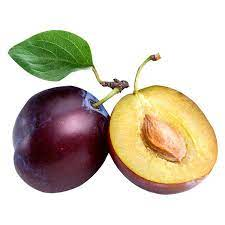
#> input picture segmentation/Plum.bmp, 225 x 225 px, found by its file name
$ python plum_segmented.py
#> lines starting #> are read from the running program, lines starting #| are printed output that depends on the picture; after the words box and inside, x2 and y2 are one past the last pixel; in counts of white or black regions, pixels touching at a corner belong together
import numpy as np
import time
import cv2

image = cv2.imread("Resources/plum.bmp")
#> image is the input picture: shape (225, 225, 3); mean B, G, R 183.1, 199.1, 208.6
mask = np.zeros(image.shape[:2], dtype="uint8")

#manually determined box using Paint application
rect = (10, 82, 210, 115)

fgModel = np.zeros((1, 65), dtype="float")
bgModel = np.zeros((1, 65), dtype="float")
iter=10

start = time.time()
(mask, bgModel, fgModel) = cv2.grabCut(image, mask, rect, bgModel, fgModel, iter, mode=cv2.GC_INIT_WITH_RECT)
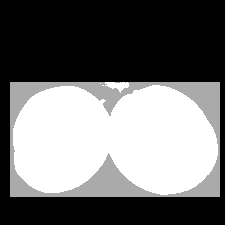
#> mask: shape (225, 225); min 0, max 3, mean 1.31; drawn with min black and max white
end = time.time()
print("[INFO] applying GrabCut took {:.2f} seconds".format(end - start))

values = (
	("Definite Background", cv2.GC_BGD),
	("Probable Background", cv2.GC_PR_BGD),
	("Definite Foreground", cv2.GC_FGD),
	("Probable Foreground", cv2.GC_PR_FGD),
)

for (name, value) in values:
	print("[INFO] showing mask for '{}'".format(name))
	valueMask = (mask == value).astype("uint8") * 255
	cv2.imshow(name, valueMask)
	cv2.waitKey(0)
#> this loop made 4 passes
#> pass 1, `valueMask = (mask == value).astype("uint8") * 255`:
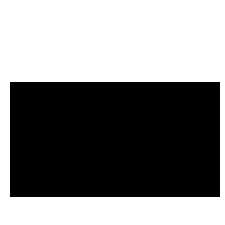
#> valueMask: shape (225, 225); 52.3% white; 1 black region, box (x1, y1, x2, y2) and area: (10, 82, 220, 197) 24150
#> pass 2, `valueMask = (mask == value).astype("uint8") * 255`:
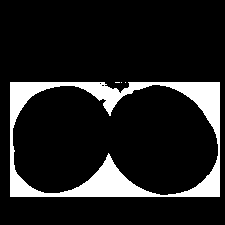
#> valueMask: shape (225, 225); 12.6% white; 4 white regions (3 under 20 px), largest, box (x1, y1, x2, y2) and area: (10, 82, 220, 197) 6350

outputMask = np.where((mask == cv2.GC_BGD) | (mask == cv2.GC_PR_BGD),
	0, 1)
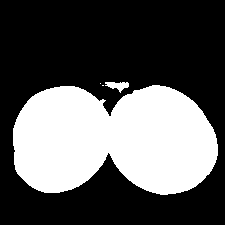
#> outputMask: shape (225, 225) int64; values 0 (black) and 1 (white), 35.1% white; 4 white regions (2 under 20 px), largest, box (x1, y1, x2, y2) and area: (13, 85, 218, 195) 17645, (105, 82, 129, 93) 145
outputMask = (outputMask * 255).astype("uint8")
output = cv2.bitwise_and(image, image, mask=outputMask)
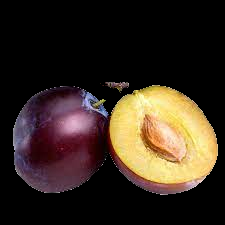
#> output: shape (225, 225, 3); mean B, G, R 32.1, 42.7, 55.2

cv2.imshow("Input", image)
cv2.imshow("GrabCut Mask", outputMask)
cv2.imwrite("mask1.png", outputMask)
cv2.imshow("GrabCut Output", output)
cv2.imwrite("outputplum1.jpg", output)
cv2.waitKey(0)
